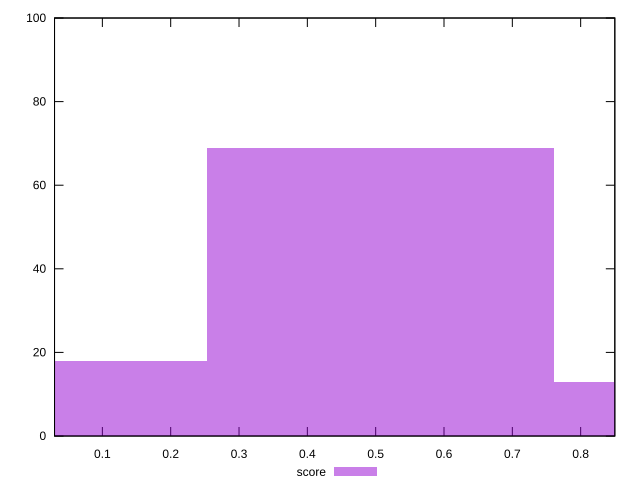

Write the gnuplot code that produced this figure.
reset

$score <<EOF
0 18
0.5072854998165107 69
1.0145709996330214 13
EOF

set key outside below
set boxwidth 0.5072854998165107
set xrange [0.03:0.85]
set yrange [0:100]
set trange [0:100]
set style fill transparent solid 0.5 noborder
set terminal svg size 640, 490 enhanced background rgb 'white'
set output "report_00014_2021-02-09T15:56:05.503Z/speed-index/samples/pages+cached/score/histogram.svg"

plot $score title "score" with boxes

reset
